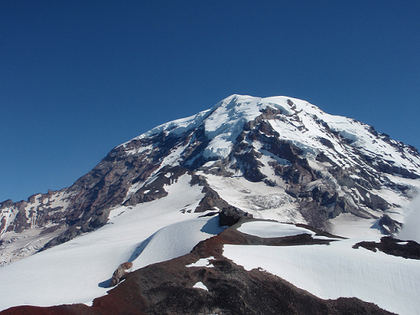
%> input picture Homework 2/Rainier1.png, 420 x 315 px, shrunk from 517 x 388 before the run
$ octave hw2_q3.m   (GNU Octave 9; MATLAB toolbox functions it lacks are replaced by stand-ins)
%> lines starting %> are read from the running program, lines starting %| are printed output that depends on the picture; in (x1, y1, x2, y2) boxes, pixels count from 0 and x2, y2 are one past the last pixel; in counts of white or black regions, pixels touching at a corner belong together; the program's own positions count from 1
### Homework 2/HarrisCornerDetector.m
function [cornerPts, numCornerPts] = HarrisCornerDetector(image, sigma, thres)
    img = imread(image);
    if length(size(img))>2
        img = rgb2gray(img);
    end
    fx = [-1 0 1;-1 0 1;-1 0 1];
    fy = fx';
    Ix = filter2(fx,img);
    Iy = filter2(fy,img);
    Ix2 = Ix.^2;
    Iy2 = Iy.^2;
    Ixy = Ix.*Iy;
    h= fspecial('gaussian',[7 7],sigma);
    Ix2_g = filter2(h,Ix2);
    Iy2_g = filter2(h,Iy2);
    Ixy_g = filter2(h,Ixy);
    height = size(img,1);
    width = size(img,2);
    result = zeros(height,width);
    R = zeros(height,width);
    Rmax = 0;
    for i = 1:height
        for j = 1:width
            H = [Ix2_g(i,j) Ixy_g(i,j);Ixy_g(i,j) Iy2_g(i,j)];
            R(i,j) = det(H) - thres * (trace(H))^2;
            if R(i,j) > Rmax
                Rmax = R(i,j);
            end;
        end;
    end;
    numCornerPts = 0;
    for i = 2:height-1
        for j = 2:width-1
            if R(i,j) > 0.1*Rmax && R(i,j) > R(i-1,j-1) && R(i,j) > R(i-1,j) && R(i,j) > R(i-1,j+1) && R(i,j) > R(i,j-1) && R(i,j) > R(i,j+1) && R(i,j) > R(i+1,j-1) && R(i,j) > R(i+1,j) && R(i,j) > R(i+1,j+1)
                result(i,j) = 1;
                numCornerPts = numCornerPts+1;
            end;
        end;
    end;
    [res_y, res_x] = find(result == 1);
    cornerPts = [res_x, res_y];
end

### Homework 2/hw2_q3.m
%---------------------------------------%
% CMPE 465                              %
% Author: Efe Berk ERGULEC              %
% Homework: 2                           %
% Question: 3                           %
% Description: Computes the homography  %
% between images using RANSAC.          %
%---------------------------------------%

I1 = imread('Rainier1.png');
%> I1 is the input picture: size 315x420x3 uint8; mean R, G, B 88.8, 109.3, 135.7
I2 = imread('Rainier2.png');
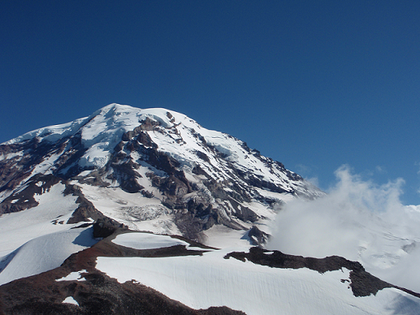
%> input picture Homework 2/Rainier2.png, 420 x 315 px, shrunk from 517 x 388 before the run
%> I2 is the input picture: size 315x420x3 uint8; mean R, G, B 86, 107.9, 134.4

I1 = rgb2gray(I1);
%> I1: size 315x420 uint8
I2 = rgb2gray(I2);
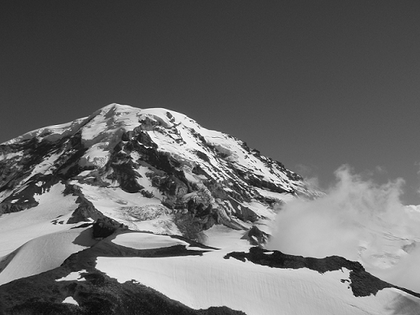
%> I2: size 315x420 uint8; min 2, max 255, mean 104.4

[p1, np1] = HarrisCornerDetector('Rainier1.png',0.5,0.1);
%> after the loop in HarrisCornerDetector, `for i = 1:height`:
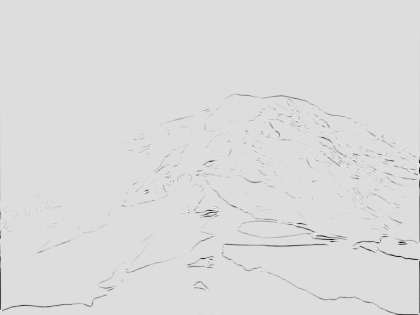
%> R: size 315x420 double; min -1.32e+10, max 1.97e+09, mean -97954521; drawn with min black and max white
%> after the loop in HarrisCornerDetector, `for i = 1:height`: Rmax = 1.97e+09
%> after the loop in HarrisCornerDetector, `for i = 2:height-1`:
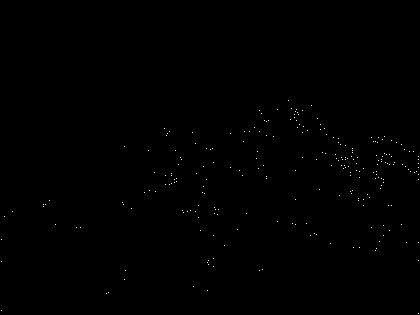
%> result: size 315x420 double; values 0 (black) and 1 (white), 0.19% white in thin lines or dots, all inside (x1, y1, x2, y2) = (1, 100, 419, 314)
%> after the loop in HarrisCornerDetector, `for i = 2:height-1`: numCornerPts = 249
%> in HarrisCornerDetector, `[res_y, res_x] = find(result == 1);`: res_y = 249 values from 101 to 314; res_x = 249 values from 2 to 419
%> in HarrisCornerDetector, `cornerPts = [res_x, res_y];`: cornerPts = 249 rows, first 12: [2 240; 2 262; 2 311; 5 217; 13 212; 44 205; 44 207; 46 205; 50 201; 56 225; 77 228; 81 228]
%> p1 has the same summary as cornerPts in HarrisCornerDetector; np1 = 249
[p2, np2] = HarrisCornerDetector('Rainier2.png',0.5,0.1);
%> call 2 of HarrisCornerDetector, with image = 'Rainier2.png', sigma = 0.5, thres = 0.1
%> in HarrisCornerDetector (call 2), `Ixy = Ix.*Iy;`:
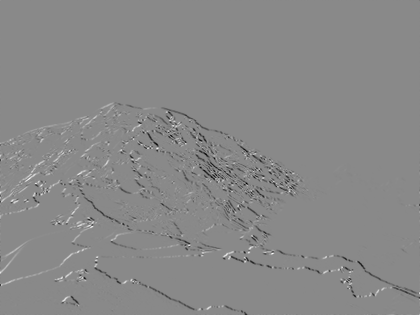
%> Ixy: size 315x420 double; min -151938, max 130295, mean -678.9; drawn with min black and max white
%> after the loop in HarrisCornerDetector (call 2), `for i = 1:height`:
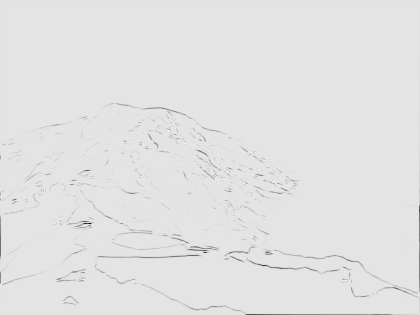
%> R: size 315x420 double; min -1.42e+10, max 1.66e+09, mean -89121951.6; drawn with min black and max white
%> after the loop in HarrisCornerDetector (call 2), `for i = 1:height`: Rmax = 1.66e+09
%> after the loop in HarrisCornerDetector (call 2), `for i = 2:height-1`:
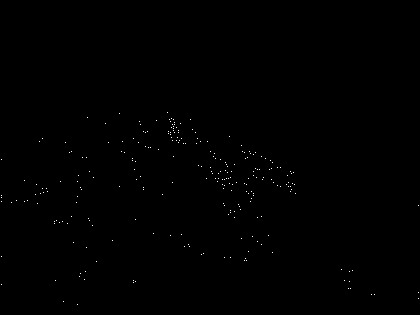
%> result: size 315x420 double; values 0 (black) and 1 (white), 0.2% white in thin lines or dots, all inside (x1, y1, x2, y2) = (1, 112, 419, 305)
%> after the loop in HarrisCornerDetector (call 2), `for i = 2:height-1`: numCornerPts = 260
%> in HarrisCornerDetector (call 2), `[res_y, res_x] = find(result == 1);`: res_y = 260 values from 113 to 305; res_x = 260 values from 2 to 419
%> in HarrisCornerDetector (call 2), `cornerPts = [res_x, res_y];`: cornerPts = 260 rows, first 12: [2 160; 2 196; 2 198; 2 202; 2 257; 2 285; 12 203; 17 201; 25 181; 25 202; 28 201; 36 195]
%> p2 has the same summary as cornerPts in HarrisCornerDetector; np2 = 260

%> (the run ends here)
